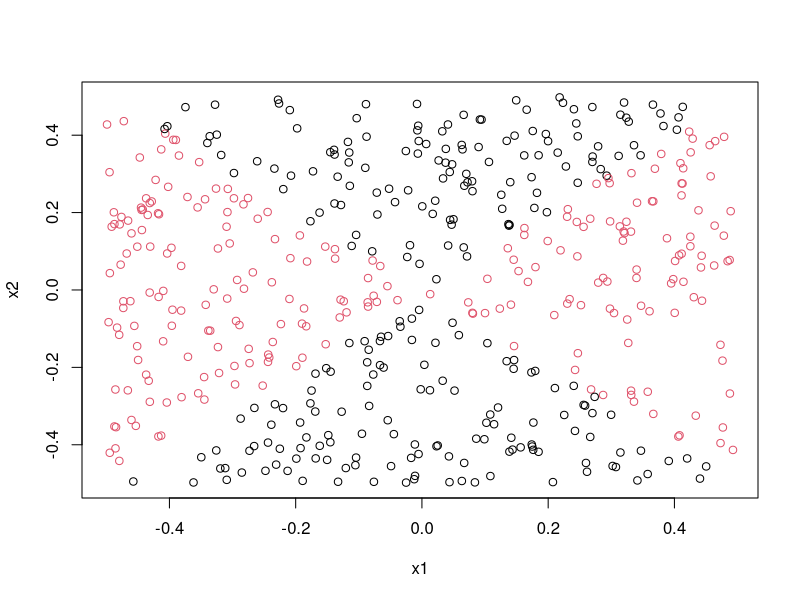
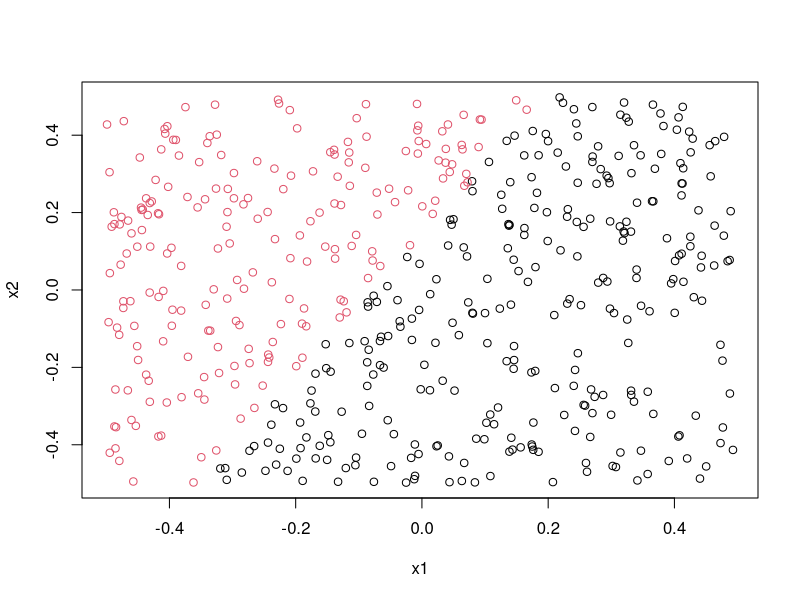
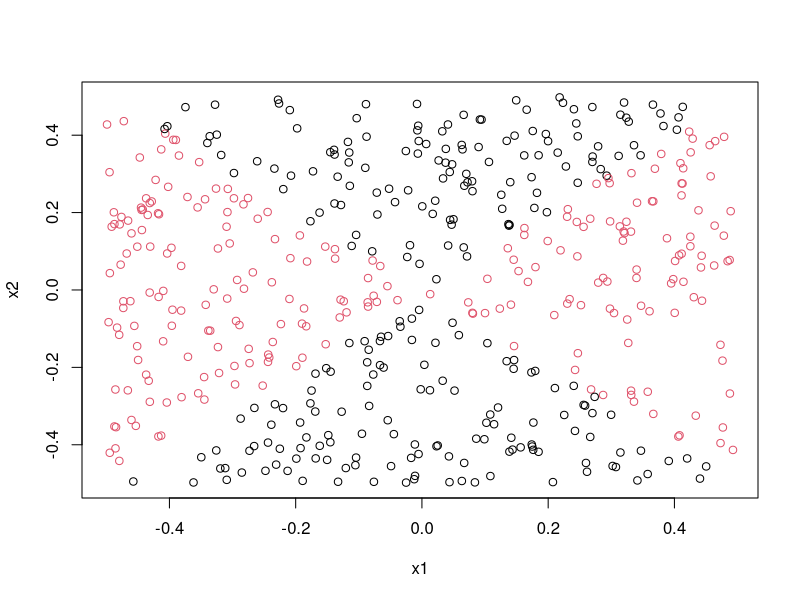
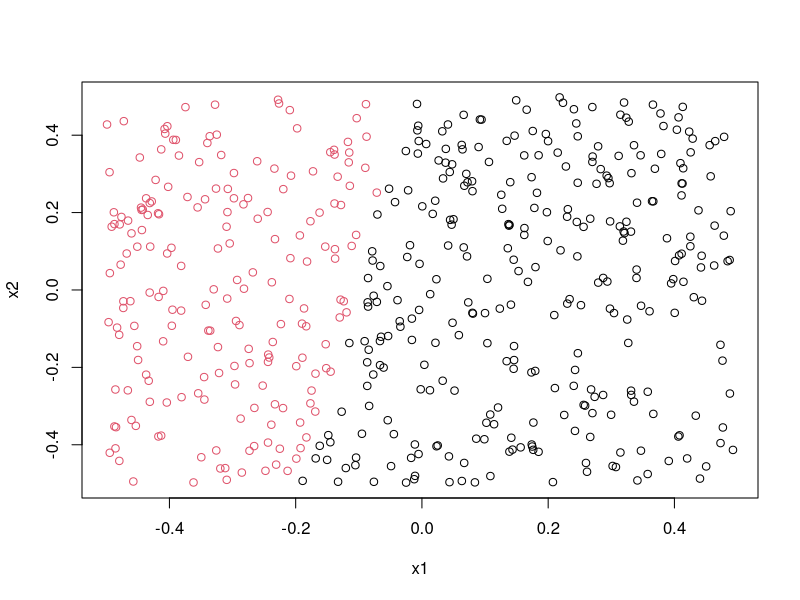
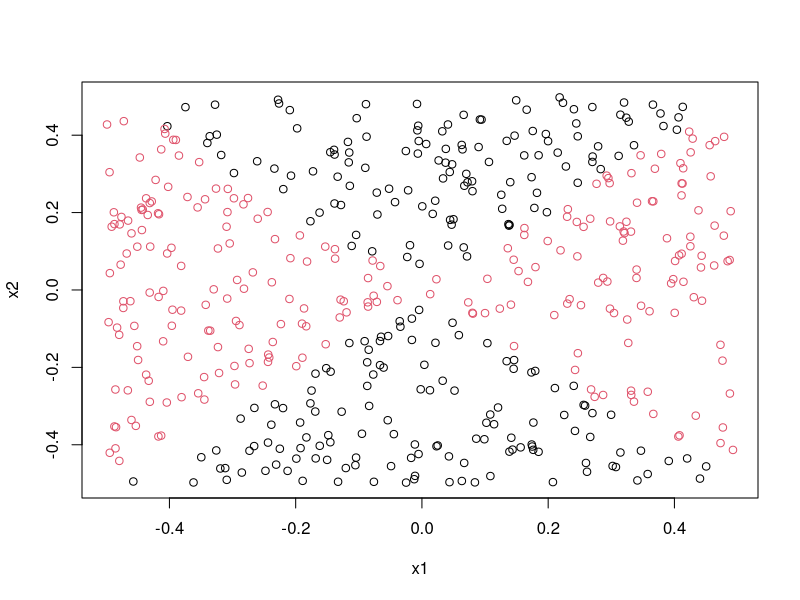

Generate these figures, in order, with R:
library(e1071)


## Part a


x1 <- runif(500) - 0.5
x2 <- runif(500) - 0.5
y <- 1 * (x1^2 - x2^2 > 0)


## Part b


# Plot the data

plot(x1, x2, col=as.factor(y))

# We see that the boundary between the two classes is nonlinear.


## Part c


# Get the data in a dataframe

data <- data.frame(x1, x2, y)

# Run logistic regression

data_log <- glm(y ~ ., data=data, family="binomial")


## Part d


# Predict for the training data

data_log_pred <- predict(data_log, newdata=data, type="response")

# Set the decision boundary

data_log_pred_class <- rep(0, 500)
data_log_pred_class[data_log_pred >= 0.5] <- 1

# Plot the predictions

plot(x1, x2, col=as.factor(data_log_pred_class))

# We see that the decision boundary is linear, and classifies poorly.


## Part e


# Fit a logistic regression model to nonlinear functions of x1 and x2

data_log_nl <- glm(y ~ I(x1^2) + x1*x2 + I(x2^2), data=data, family="binomial")


## Part f


# Predict for the training data

data_log_nl_pred <- predict(data_log_nl, newdata=data, type="response")

# Set the decision boundary

data_log_nl_pred_class <- rep(0, 500)
data_log_nl_pred_class[data_log_nl_pred >= 0.5] <- 1

# Plot the predictions

plot(x1, x2, col=as.factor(data_log_nl_pred_class))

# We see that the decision boundary is nonlinear, and is very close to the
# true boundary.


## Part g


# Convert the response to a factor variable

data$y <- as.factor(data$y)

# Perform cross validation to find the best value of cost

data_tune <- tune(svm, y ~ ., data=data, kernel="linear", ranges=list(cost=c(0.001,
                  0.01, 0.1, 1, 5, 10, 100)))

# Predict using the best model

data_tune_pred <- predict(data_tune$best.model, data)

# Plot the results

plot(x1, x2, col=data_tune_pred)

# We see that the support vector classifier assigned all data points to one class.


## Part h


# Perform cross validation to find the best value of cost

data_svm_tune <- tune(svm, y ~ ., data=data, kernel="radial", ranges=list(cost=c(0.1,
                      1, 10, 100, 1000), gamma=c(0.5, 1, 2, 3, 4)))

# Predict using the best model

data_svm_pred <- predict(data_svm_tune$best.model, data)

# Plot the results

plot(x1, x2, col=data_svm_pred)

# We see that the SVM aligned the decision boundary very close to the true
# boundary.


## Part i


# We can see from these results that support vector machines and logistic
# regression using nonlinear functions of the variables are both very useful
# for classifying data with a nonlinear decision boundary, while normal
# logistic regression and supoort vector classifiers are poor at classifying
# such data. Using logistic regression rather than a support vector machine
# might require more guesswork to find a good nonlinear function of the
# variables, while with a support vector machine, cross validation can be
# used to find the optimal values of the paramters that can be tuned.